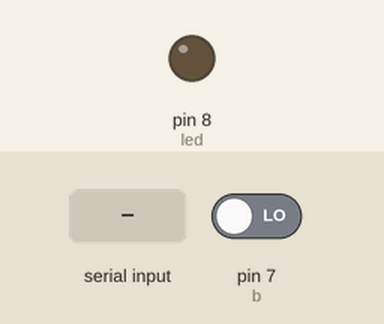
This sketch was run on a simulated Arduino Mega 2560, built with avr-gcc and run on an emulated ATmega2560. Shown: output pins drawn as LEDs (lit = HIGH). The inputs (shaded band) are chosen by the test bench; at power-on: pin 7 (b) LOW.

Above: at 1.2 s.
1.3 s: "30,150\n" received over the second serial link
At 1.8 s:
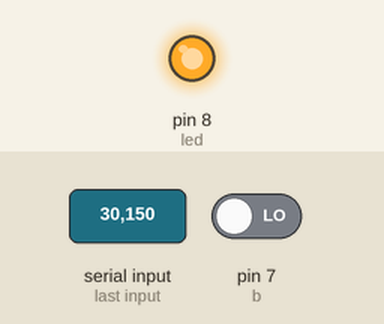
Timing chart, 0 to 4.3 s (numbered marks = the images above; inputs shaded):
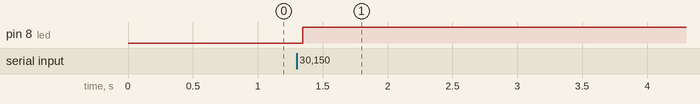

The sketch:

jkang87Lab7.ino
```cpp
//Name: Jonathan Kang
//UIN: 677480333
//NetID: jkang87

//Name: Ron Pham
//UIN: 677854696
//NetID: tpham67
//Lab 7, Two Ardunios in a Serial Connection

// 12/31/2024, 1:05~ PM
// TA Mina

//Description:
//Using two arduinos, serially connect them
//Each arduino has an LED and a button connected
//One arduino's button changes the LED of the other arduino, and vice versa

//Assumption:
//Same code, so just use different pins and act like the whole thing is on one arduino
//use the lab 6 serial stuff
//use two power sources

//References used:
//https://robotic-controls.com/learn/arduino/arduino-arduino-serial-communication wiring two arduinos together
//https://www.electroniclinic.com/serial-communication-between-two-arduino-boards/ examples of two arduinos
//https://www.instructables.com/Understanding-the-Pull-up-Resistor-With-Arduino/ pulldown button (again)
//https://docs.arduino.cc/learn/communication/uart/ serial1
unsigned long startTime;
unsigned long currentTime;
unsigned long lastDebounceTime = 0;
unsigned long debounceDelay = 80;

int led = 8; //pin
int ledState = LOW; //current led state
int b = 7; //pin
int bStateCurr = LOW; //current button state
int bStatePrev = LOW; //previous button state

void setup() {
  Serial1.begin(9600);  //start serial communication (notice it's Serial1)
  //setup pins for LED and button
  pinMode(led, OUTPUT);
  pinMode(b, INPUT);
  startTime = millis();
}

void loop() {
  currentTime = millis();
  bStateCurr = digitalRead(b); //get button state
  if(currentTime - lastDebounceTime >= debounceDelay){ //debounce check
    if(bStateCurr != bStatePrev){ //if button state has changed
      if(bStateCurr == HIGH){ //and if button is high
        ledState = !ledState; //change led state variable to low or high
        Serial1.write(ledState + '0'); //input led's state into serial1 connection
      }
      lastDebounceTime = millis(); //reset debounce time
    }
  }
  bStatePrev = bStateCurr; //prev is the curr state for this loop
  if(Serial1.available() > 0){ //does serial1 have the input?
    digitalWrite(led, Serial1.read() - '0'); //change led from other arduino
  }
}
```

Measured:
- after the input at 1.3 s, pin 8 (led): LOW → HIGH after 0.05 s
